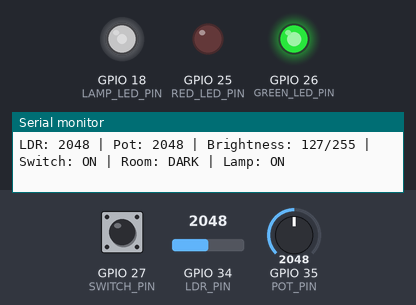
The sketch below on a simulated ESP32. On the bench: output pins drawn as LEDs (lit = HIGH), the last lines printed to the serial monitor. Inputs (shaded band) come from the test bench; at power-on: GPIO 34 (LDR_PIN) = 2048, GPIO 27 (SWITCH_PIN) HIGH, GPIO 35 (POT_PIN) = 2048 (analog values on the 0–4095 scale).

Above: at 1.2 s.
1.3 s: GPIO 34 (LDR_PIN) set to 1561
2.8 s: GPIO 34 (LDR_PIN) set to 1425
At 3.9 s:
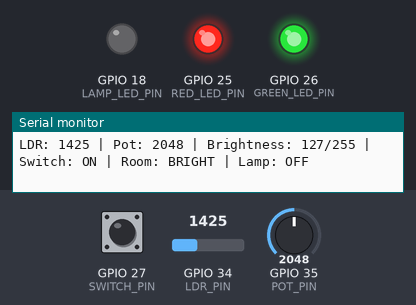
4.3 s: GPIO 27 (SWITCH_PIN) pulled LOW for 1 s
At 5.1 s:
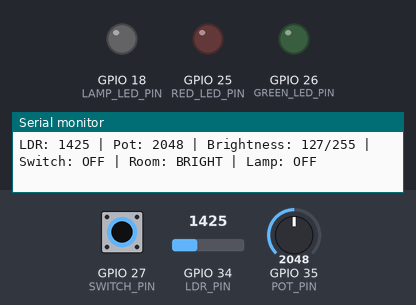
6.8 s: GPIO 27 (SWITCH_PIN) pulled LOW for 3.2 s
At 11.2 s:
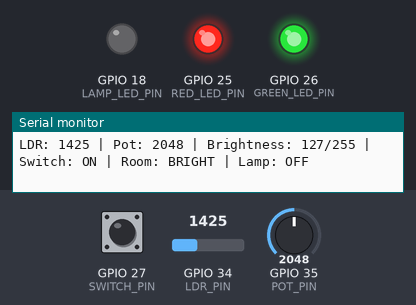
11.5 s: GPIO 34 (LDR_PIN) set to 1733
13.0 s: GPIO 34 (LDR_PIN) set to 1831
At 14.1 s:
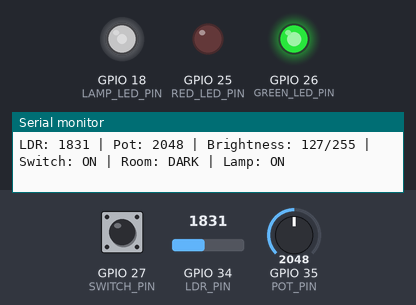
Timing chart, 0 to 15.5 s (numbered marks = the images above; inputs shaded):
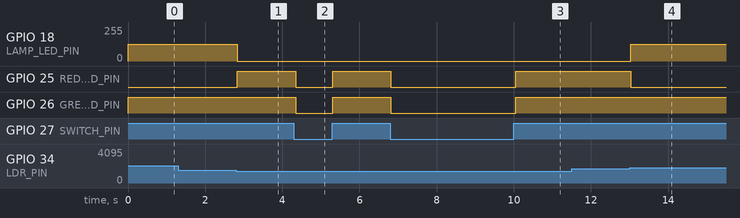

The sketch:

sketch.ino
```cpp
/*
  Adjustable Study Lamp - ESP32 + Wokwi

  Behaviour:
  - A slide switch enables/disables the system.
  - The LDR detects ambient light.
  - In low light, the white lamp LED turns on.
  - The potentiometer sets the lamp brightness using PWM.
  - The green LED indicates that the system is enabled.
  - The red LED indicates that the room is bright enough.

  The LDR module is powered from 3.3V so its analog output stays
  within the ESP32's safe input-voltage range.
*/

#include <Arduino.h>

// Analog inputs (ADC1 pins on the classic ESP32)
const int LDR_PIN = 34;
const int POT_PIN = 35;

// Digital input
const int SWITCH_PIN = 27;

// LED outputs
const int LAMP_LED_PIN = 18;   // PWM brightness control
const int GREEN_LED_PIN = 26;  // System enabled indicator
const int RED_LED_PIN = 25;    // Bright-room indicator

// LDR module AO becomes higher in darker conditions.
// Two thresholds create hysteresis and help prevent rapid flickering.
const int DARK_ON_THRESHOLD = 1800;
const int BRIGHT_OFF_THRESHOLD = 1500;

bool darkDetected = false;
unsigned long lastLogTime = 0;

void setup() {
  Serial.begin(115200);

  analogReadResolution(12);  // ESP32 ADC reading: 0 to 4095

  pinMode(SWITCH_PIN, INPUT);  // External 10k-ohm pull-down resistor
  pinMode(LAMP_LED_PIN, OUTPUT);
  pinMode(GREEN_LED_PIN, OUTPUT);
  pinMode(RED_LED_PIN, OUTPUT);

  analogWrite(LAMP_LED_PIN, 0);
  digitalWrite(GREEN_LED_PIN, LOW);
  digitalWrite(RED_LED_PIN, LOW);

  Serial.println("Adjustable Study Lamp started");
  Serial.println("Move the LDR light level and potentiometer to test it.");
}

void loop() {
  const int ldrValue = analogRead(LDR_PIN);
  const int potValue = analogRead(POT_PIN);
  const bool systemEnabled = (digitalRead(SWITCH_PIN) == HIGH);

  // Apply hysteresis: enter dark mode at one threshold and leave it at another.
  if (ldrValue > DARK_ON_THRESHOLD) {
    darkDetected = true;
  } else if (ldrValue < BRIGHT_OFF_THRESHOLD) {
    darkDetected = false;
  }

  // Convert the potentiometer reading (0-4095) to an 8-bit PWM value.
  const int brightness = map(potValue, 0, 4095, 0, 255);
  const bool lampShouldBeOn = systemEnabled && darkDetected;

  analogWrite(LAMP_LED_PIN, lampShouldBeOn ? brightness : 0);
  digitalWrite(GREEN_LED_PIN, systemEnabled ? HIGH : LOW);
  digitalWrite(RED_LED_PIN, (systemEnabled && !darkDetected) ? HIGH : LOW);

  // Print useful readings twice per second for calibration and demonstration.
  if (millis() - lastLogTime >= 500) {
    lastLogTime = millis();

    Serial.print("LDR: ");
    Serial.print(ldrValue);
    Serial.print(" | Pot: ");
    Serial.print(potValue);
    Serial.print(" | Brightness: ");
    Serial.print(brightness);
    Serial.print("/255 | Switch: ");
    Serial.print(systemEnabled ? "ON" : "OFF");
    Serial.print(" | Room: ");
    Serial.print(darkDetected ? "DARK" : "BRIGHT");
    Serial.print(" | Lamp: ");
    Serial.println((lampShouldBeOn && brightness > 0) ? "ON" : "OFF");
  }

  delay(50);
}
```

Measured:
- the behaviour switches between 1500 and 1499 on GPIO 34 (LDR_PIN) (found by bisection; images 0 and 1)
- the behaviour switches between 1800 and 1801 on GPIO 34 (LDR_PIN) (found by bisection; images 3 and 4)
- after the input at 2.8 s, GPIO 18 (LAMP_LED_PIN): 127/255 → 0/255 at once; GPIO 25 (RED_LED_PIN): LOW → HIGH at once
- after the input at 4.3 s, GPIO 25 (RED_LED_PIN), GPIO 26 (GREEN_LED_PIN): HIGH → LOW at once, → HIGH 0.96 s later
- after the input at 6.8 s, GPIO 25 (RED_LED_PIN), GPIO 26 (GREEN_LED_PIN): HIGH → LOW at once, → HIGH 3.2 s later
- after the input at 13.0 s, GPIO 18 (LAMP_LED_PIN): 0/255 → 127/255 at once; GPIO 25 (RED_LED_PIN): HIGH → LOW at once
